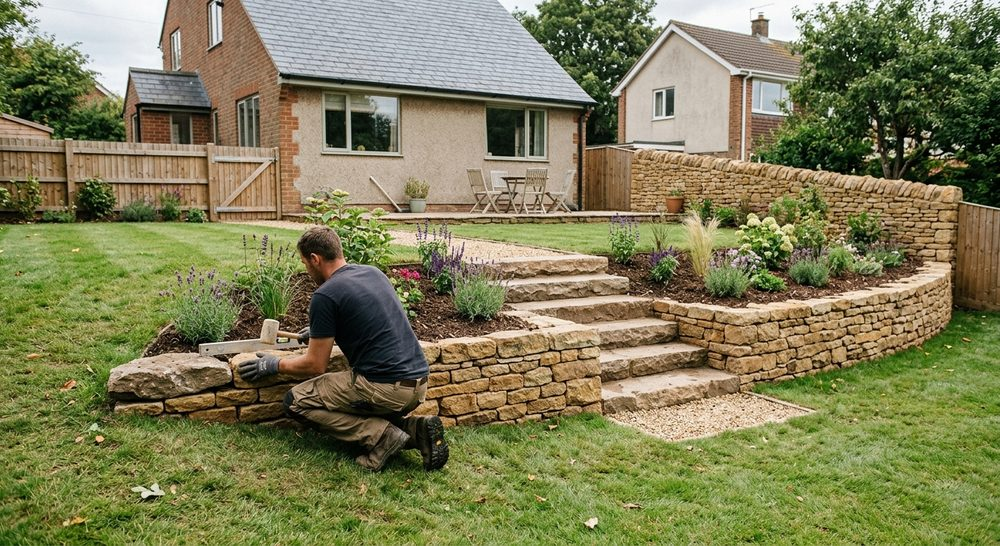
#> input picture alain-vico/images/alain-vico-2.jpg, 1000 x 546 px, given in place of 8bb42f94-image.jpg, which was not available
$ python gen_doms-conciergerie.py
#> lines starting #> are read from the running program, lines starting #| are printed output that depends on the picture
#!/usr/bin/env python3
# Générateur du site Doms Conciergerie. Usage : python3 gen_doms-conciergerie.py <dossier_sortie> [logo.jpg]
import os, sys
from PIL import Image

OUT = sys.argv[1] if len(sys.argv) > 1 else "doms-conciergerie"
SRC = sys.argv[2] if len(sys.argv) > 2 else "/mnt/user-data/uploads/8bb42f94-image.jpg"
os.makedirs(OUT + "/images", exist_ok=True)

# ---------- logo ----------
im = Image.open(SRC).convert("RGB")
#> im is the input picture: PIL image 1000x546 RGB; mean R, G, B 127.2, 126.2, 86.6
bg = im.getpixel((5, 5))
#> bg = (79, 98, 43)
CREAM = "#%02x%02x%02x" % bg
#> CREAM = '#4f622b'
crop = im.crop((150, 425, 965, 785))
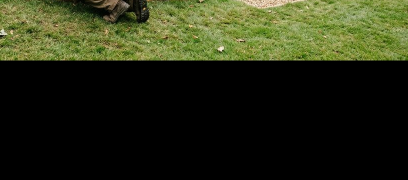
#> crop: PIL image 815x360 RGB (shown at 1/2 size); mean R, G, B 40.3, 44.8, 21.8
w = 480
h = round(crop.height * w / crop.width)
crop.resize((w, h), Image.LANCZOS).save(OUT + "/images/logo.jpg", quality=80, optimize=True)
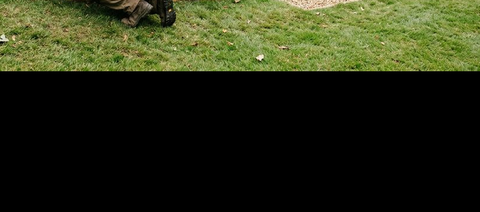
#> saved as logo.jpg: PIL image 480x212 RGB; mean R, G, B 40.4, 44.8, 21.8
ink = (23, 19, 15)
g = crop.convert("L").resize((w, h), Image.LANCZOS)
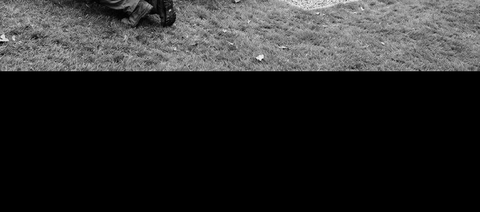
#> g: PIL image 480x212 L; min 0, max 255, mean 40.9
gb = max(1, im.convert("L").getpixel((5, 5)))
#> gb = 86
def mk(i):
#> called with i = 0
    return g.point(lambda v: int(bg[i] * (1 - min(v, gb) / gb) + ink[i] * (min(v, gb) / gb)))
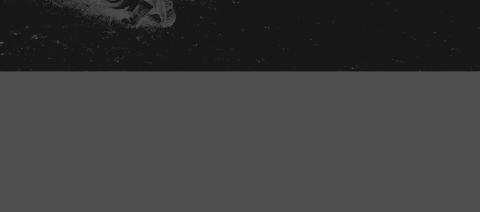
#> returned value: PIL image 480x212 L; min 23, max 79, mean 61
Image.merge("RGB", [mk(0), mk(1), mk(2)]).save(OUT + "/images/logo-clair.jpg", quality=80, optimize=True)
#> call 3 of mk, with i = 2
#> in mk (call 3), `return g.point(lambda v: int(bg[i] * (1 - min(v, gb) / gb) + ink[i] * ..`:
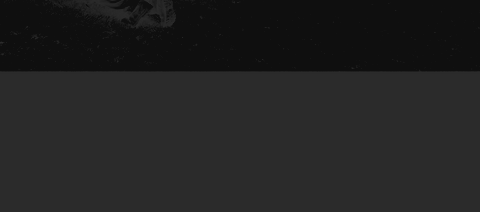
#> returned value: PIL image 480x212 L; min 15, max 43, mean 34
key = im.crop((360, 450, 535, 765))
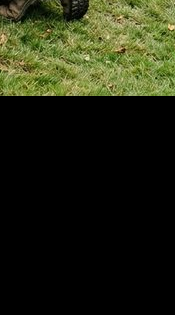
#> key: PIL image 175x315 RGB; mean R, G, B 34.8, 38.3, 18.5
sq = Image.new("RGB", (315, 315), bg)
sq.paste(key, ((315 - 175) // 2, 0))
#> (the rest of the program and of its run is left out)
